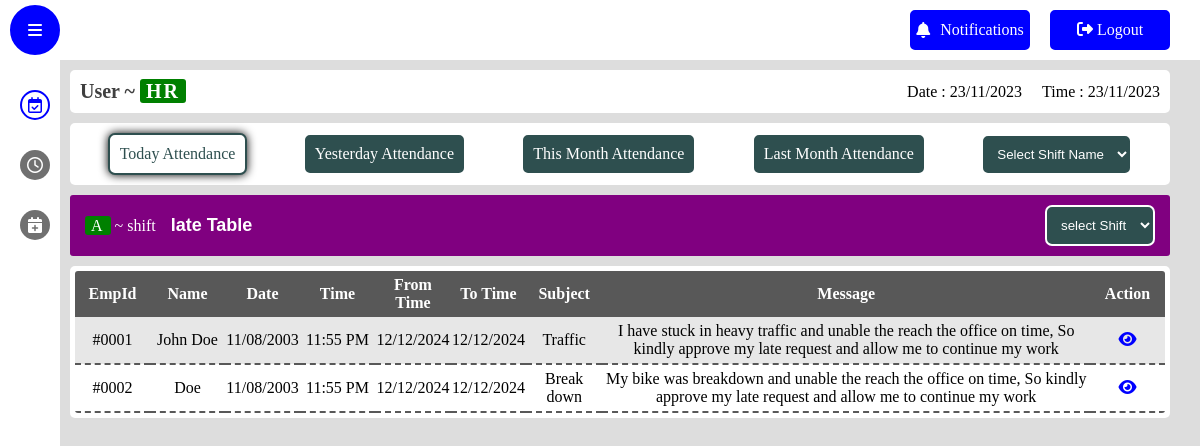
The app's page /late_table (signed in), older data.
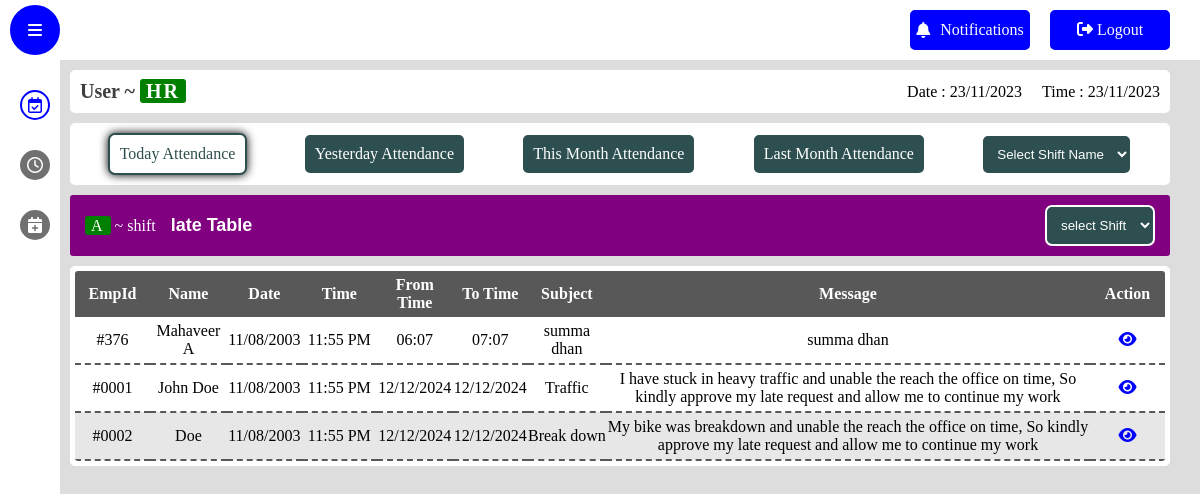
The same page, newer data.
### app/models.py (models this page shows)
class late(db.Model, UserMixin):
    id = db.Column(db.Integer, primary_key=True)
    emp_id = db.Column(db.Integer)
    emp_name = db.Column(db.String(150), nullable=False)
    reason = db.Column(db.String(150), nullable=False)
    from_time = db.Column(db.String(150), nullable=False)
    to_time = db.Column(db.String(150), nullable=False)
    status = db.Column(db.String(150), default='Pending')
    hod_approval = db.Column(db.String(150), default='Pending')
    approved_by = db.Column(db.String(150), default='Pending')
    hr_approval = db.Column(db.String(150), default='Pending')
    date = db.Column(db.DateTime(timezone=True), default=func.now())

### app/views.py (the view)
@views.route("/late_table")
@login_required
def late_table():
    late_permission=late.query.order_by(late.date).all()
    return render_template("late_table.html",late_permission=late_permission)

### app/templates/late_table.html (shortened to what the changed rows need)
<!DOCTYPE html>
<html lang="en">
<head>
    <link rel="stylesheet" href="static/css/style.css">
    <link rel="stylesheet" href="static/css/attendance.css">
    <link rel="stylesheet" href="https://cdnjs.cloudflare.com/ajax/libs/font-awesome/5.15.4/css/all.min.css">
    <link rel="stylesheet" href="https://cdnjs.cloudflare.com/ajax/libs/font-awesome/6.1.1/css/all.min.css">
</head>
<body>
    <main class="main active">
        <header class="details-bar">
            <div class="user-details">
                <h1 class="user-role">User ~ <span class="role tag">HR</span></h1>
            </div>
        </header>
        <link rel="stylesheet" href="static/css/late.css">
        <section class="late-table-section">
            <div class="table">
                <table>
                    <thead>
                        <th>EmpId</th>
                        <th>Name</th>
                        <th>Date</th>
                        <th>Time</th>
                        <th>From Time</th>
                        <th>To Time</th>
                        <th>Subject</th>
                        <th>Message</th>
                        <th>Action</th>
                    </thead>
                    <tbody class="late-table" id="late-table">
                        {% for late_permission in late_permission %}
                            <tr>
                                <td>#{{late_permission.emp_id}}</td>
                                <td>{{late_permission.emp_name}}</td>
                                <td>11/08/2003</td>
                                <td>11:55 PM</td>
                                <td>{{late_permission.from_time}}</td>
                                <td>{{late_permission.to_time}}</td>
                                <td>{{late_permission.reason}}</td>
                                <td>
                                    {{late_permission.reason}}
                                </td>
                                <td>
                                    <i class="fas fa-eye"></i>
                                </td>
                            </tr>
                        {% endfor %}
                    </tbody>
                </table>
            </div>
        </section>
    </main>
</body>
</html>

Row changes from the older to the newer data that the page shows:
added late: emp_id "376", emp_name "Mahaveer A", from_time "06:07", to_time "07:07", reason "summa dhan"
